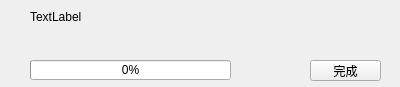
<?xml version="1.0" encoding="UTF-8"?>
<ui version="4.0">
 <class>TaskBar</class>
 <widget class="QWidget" name="TaskBar">
  <property name="geometry">
   <rect>
    <x>0</x>
    <y>0</y>
    <width>400</width>
    <height>87</height>
   </rect>
  </property>
  <property name="windowTitle">
   <string>Form</string>
  </property>
  <widget class="QPushButton" name="pushButton">
   <property name="geometry">
    <rect>
     <x>310</x>
     <y>60</y>
     <width>71</width>
     <height>21</height>
    </rect>
   </property>
   <property name="text">
    <string>完成</string>
   </property>
  </widget>
  <widget class="QProgressBar" name="progressBar">
   <property name="geometry">
    <rect>
     <x>30</x>
     <y>60</y>
     <width>201</width>
     <height>20</height>
    </rect>
   </property>
   <property name="value">
    <number>0</number>
   </property>
  </widget>
  <widget class="QLabel" name="label">
   <property name="geometry">
    <rect>
     <x>30</x>
     <y>10</y>
     <width>351</width>
     <height>41</height>
    </rect>
   </property>
   <property name="text">
    <string>TextLabel</string>
   </property>
   <property name="alignment">
    <set>Qt::AlignLeading|Qt::AlignLeft|Qt::AlignTop</set>
   </property>
  </widget>
 </widget>
 <resources/>
 <connections/>
</ui>
